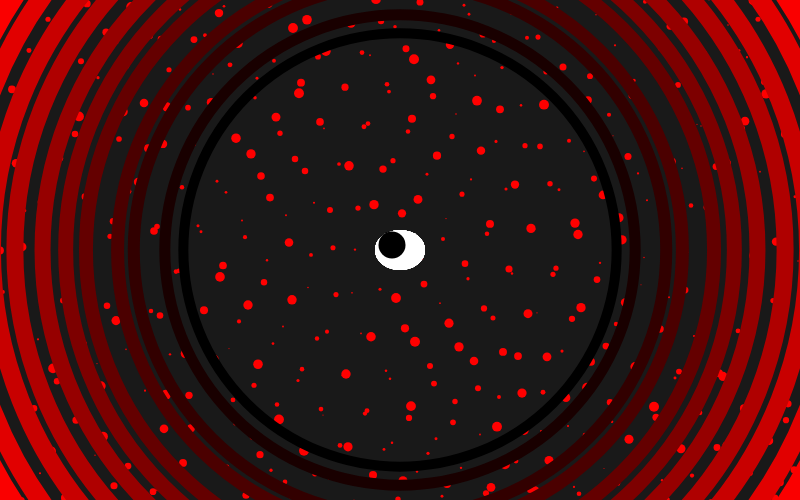
Frame 1 (no input)
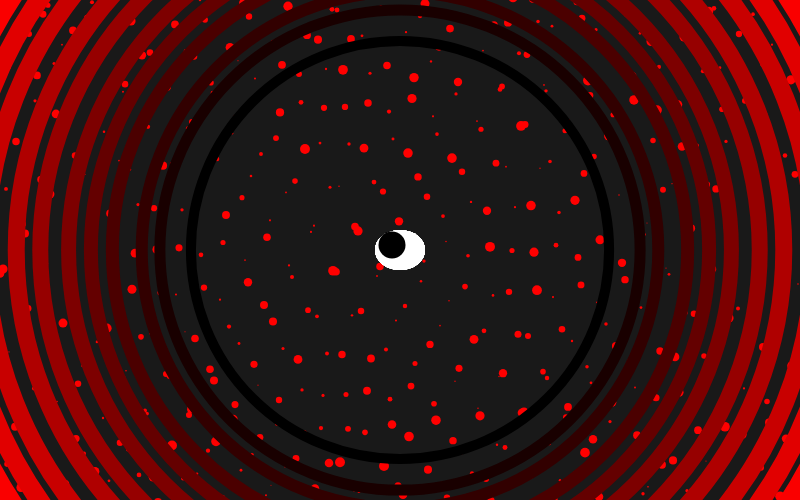
Frame 60 (no input)
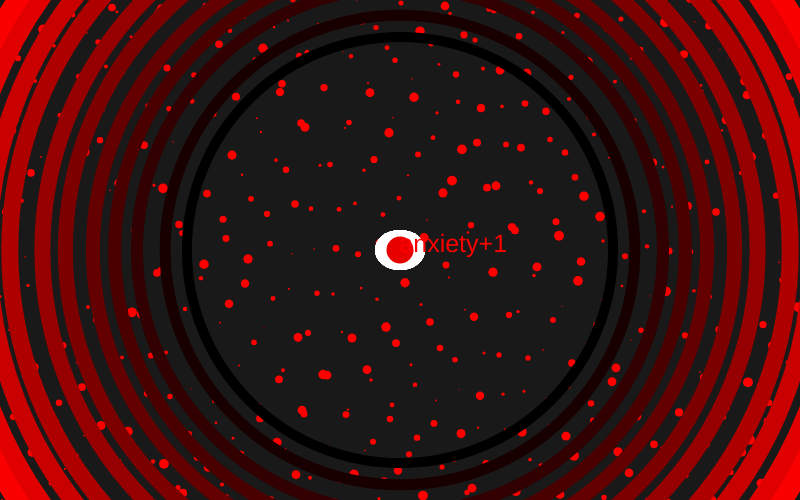
Frame 120 (the mouse pressed at the canvas centre since frame 60)

The p5.js sketch that drew these frames (run headless with seeded random() and noise() and a simulated clock; from frame 60 on, the mouse is pressed at the canvas centre):

// p5.js sketch
// ── sketch.js
/*
Template for IMA's Creative Coding Lab 

Project A: Generative Creatures
CCLaboratories Biodiversity Atlas 
*/

let clickCount = 0;
let txtX, txtY;
let txtDuration = 0;
let dotColor;
let words = ["envy+1", "anxiety+1", "anger+1", "laziness+1", "despair+1"];
let words2 = ["stop", "no more", "PLEASE", "STOP"];


let currentWord, currentWord2;

function setup() {

    createCanvas(800, 500);
    let x = 100;
    let y = 400;
    txtX = 100;
    txtY = 100;
    dotColor = color(0);
    ox = width / 2;
    oy = height / 2;
    rx = random(-3, 3);
    ry = random(-3, 3);


}

function mousePressed() {

    txtX = mouseX;
    txtY = mouseY;
    txtDuration = 60 * 2;

    currentWord = random(words);
    currentWord2 = random(words2);



    clickCount++;
}



function draw() {
    background(25);





    if (clickCount < 10) {

        //background
        for (let x = 0; x < width; x++) {
            let freq = x + frameCount * 0.0013
            let amp = 300;
            let sinValue = sin(freq) * amp;
            //let randomValue = random(-1,1)*amp;
            let y = height / 2 + sinValue
            let dia = random(1, 10);

            noStroke();
            fill(255, 0, 0)
            circle(x, y, dia)
        }



        //portal
        for (let i = 0; i < 15; i += 1) {
            noFill()
            strokeWeight(i + 10);
            stroke(i * 25, 0, 0);
            let off = noise(frameCount / 50 + i) * 50
            circle(width / 2, height / 2, 400 + i * 50 + off)
        }

        //eye
        for (let i = 0; i < 10; i += 1) {
            let x = width / 2
            let y = height / 2
            let percentage = 0.02;
            x = lerp(x, mouseX, percentage);
            y = lerp(y, mouseY, percentage);
            noStroke();
            fill(255);
            ellipse(width / 2, height / 2, 50, 40);
            dotColor = lerpColor(dotColor, mouseIsPressed ? color(255, 0, 0) : color(0), 0.02);
            fill(dotColor);

            circle(x, y, 27);

        }


    }

    //portal
    else if (clickCount < 20) {
        push()
        for (let i = 0; i < 15; i += 1) {
            let freq = frameCount * 0.1 + i;
            let r = map(sin(freq * 1.0), -1, 1, 255, 0);
            let g = map(sin(freq * 1.3), -1, 1, 255, 0);
            let b = map(sin(freq * 0.5), -1, 1, 255, 0);

            noFill()
            strokeWeight(i + 10);
            stroke(r, g, b);
            let off = noise(frameCount / 50 + i) * 50
            circle(width / 2, height / 2, 400 + i * 50 + off);
            pop();
        }






        //eyes
        noStroke();
        fill(255);

        for (let i = 0; i < 10; i++) {
            let x2 = map(noise(i * 500 + 10000, frameCount * 0.01), 0, 1, 50, width);
            let y2 = map(noise(i * 500 + 100000, frameCount * 0.01), 0, 1, 50, height - 50)

            let freq = frameCount * 0.1 + i;
            let r = map(sin(freq * 1.0), -1, 1, 255, 0);
            let g = map(sin(freq * 1.3), -1, 1, 255, 0);
            let b = map(sin(freq * 0.5), -1, 1, 255, 0);

            fill(r, g, b);
            ellipse(x2, y2, 50, 40)

            let freq2 = frameCount * 0.1 + i;
            let r2 = map(sin(freq * 3.2), -1, 1, 255, 0);
            let g2 = map(sin(freq * 2.5), -1, 1, 255, 0);
            let b2 = map(sin(freq * 1.3), -1, 1, 255, 0);

            fill(r2, g2, b2);

            circle(x2 + sin(frameCount * 0.05 + i) * 10, y2, 27);


            let r3 = map(sin(freq * 2.2), -1, 1, 255, 0);
            let g3 = map(sin(freq * 3.5), -1, 1, 255, 0);
            let b3 = map(sin(freq * 0.3), -1, 1, 255, 0);

            fill(r3, g3, b3)
            circle(x2 + sin(frameCount * 0.05 + i) * 10, y2, 20);

            let r4 = map(sin(freq * 4), -1, 1, 255, 0);
            let g4 = map(sin(freq * 5), -1, 1, 255, 0);
            let b4 = map(sin(freq * 3.7), -1, 1, 255, 0);

            fill(r4, g4, b4)
            circle(x2 + sin(frameCount * 0.05 + i) * 10, y2, 15)




        }
    }


    else if (clickCount < 30) {

        //background
        let gridSize = 50;
        let offset = random(10, -10)
        for (let y3 = 0; y3 < height; y3 += gridSize * 0.6) {
            for (let x3 = 0; x3 < width; x3 += gridSize * 2.3) {

                let dia = random(25, 30)
                noStroke();
                fill(250, 0, 255, 160);
                textSize(dia)
                text("closeGate", x3 + offset + 3, y3)

                noStroke();
                fill(0, 255, 0, 130);
                textSize(dia)
                text("closeGate", x3 + offset - 3, y3)
            }

        }



        //eye
        let x5 = random(390, 420);
        let y5 = random(250, 263);

        fill(255);
        ellipse(width / 2, height / 2, 50, 40);
        fill(0);
        circle(x5, y5, 27);

        stroke(150, 20, 20);
        strokeWeight(2);

        //blood
        for (let i = 0; i < 8; i++) {
            let x6 = width / 2 + random(-15, 15);

            line(x6, height / 2 + 25, x6 + random(-5, 5), height / 2 + 15 + frameCount * 0.3);

        }


    }


    else if (clickCount < 35) {
        push();
        randomSeed(1000);
        let offset = random(10, -80);
        // background
        for (let i = 0; i < 100; i++) {


            let x4 = 400 + random(-400, 500);
            let y4 = 400 + random(400, -400);
            let w = random(20, 350)
            let h = random(350, 90);
            let colors = [color(0), color(255, 255, 255), color(255, 0, 0), color(0, 0, 255), color(0, 255, 255), color(200, 0, 255), color(255, 255, 0)];
            fill(random(colors));
            noStroke();
            rect(x4 + offset, y4, w, h);

        }

        stroke(0);
        strokeWeight(random(0, 2));
        for (let i = 0; i < 30; i++) {
            let x7 = random(width)
            line(x7, 0, x7, random(height));

        }



    }

    if (clickCount < 10) {
        if (txtDuration > 0) {
            let a = map(txtDuration, 60, 0, 255, 0);
            fill(255, 0, 0, a)
            noStroke();
            strokeWeight(2);
            textSize(25)
            text("anxiety+1", txtX + random(-3, 3), txtY + random(-3, 3));
            txtDuration--;
        }
    }


    else if (clickCount < 20) {
        if (txtDuration > 0) {
            push();
            let a = map(txtDuration, 60, 0, 255, 0);
            fill(random(255), random(255), random(255), a);
            noStroke();
            textSize(25)
            text(currentWord, txtX + random(-3, 3), txtY + random(-3, 3));
            txtDuration--;
            pop();

        }
    }
    else if (clickCount < 30) {
        if (txtDuration > 0) {
            let a = map(txtDuration, 60, 0, 255, 0);
            push();
            fill(255, 0, 0, a);
            noStroke();

            textSize(25)
            text(currentWord2, txtX + random(-3, 3), txtY + random(-3, 3));
            txtDuration--;
            pop()

        }

    }
    else if (clickCount < 35) {

        if (txtDuration > 0) {
            let a = map(txtDuration, 60, 0, 255, 0);
            push();
            fill(255, 0, 0, a);
            noStroke();
            textSize(25)
            text("OVERLOAD: TOXIC EMOTION CAPACITY EXCEEDED", txtX, txtY);
            txtDuration--;

        }
    }


    else if (clickCount >= 35) {
        background(0);



        let x9 = width / 2;
        let y9 = height / 2;

        x9 = x9 + random(-3, 3);
        y9 = y9 + random(-3, 3);
        textSize(50);
        fill(255, 0, 0)
        text("I SEE YOU ", x9, y9)



        rx = rx + random(-2.5, 1.5);
        ry = ry + random(-2.5, 1.5);

        ox = ox + rx;
        oy = oy + ry;

        if (ox < 0 || ox > width) {
            rx = rx * -1;
        }
        if (oy < 0 || oy > height) {
            ry = ry * -1;
        }
        push();
        translate(ox, oy)
        rotate(frameCount * 0.004);
        fill(0);
        circle(0, 0, 200);




        stroke(0)
        fill(255);
        ellipse(10, 0, 60, 30);
        fill(0);
        circle(10, 0, 25);
        fill(255);
        ellipse(-10, 10, 40, 20);
        fill(0);
        circle(-10, 10, 10);
        fill(255);
        ellipse(20, 0, 50, 30);
        fill(0);
        circle(20, 0, 20);
        fill(255);
        ellipse(30, 40, 60, 30);
        fill(0);
        circle(30, 40, 20);
        fill(255);
        ellipse(-60, -49, 60, 40);
        fill(0)
        circle(-60, -49, 20);
        fill(255);
        ellipse(50, -50, 45, 25);
        fill(0);
        circle(50, -50, 10);
        fill(255);
        ellipse(60, -45, 30, 19);
        fill(0);
        circle(60, -45, 8);
        fill(255);
        ellipse(0, -75, 50, 30);
        fill(255);
        ellipse(-30, +10, 45, 25);
        fill(0);
        circle(-30, 10, 10);
        fill(255);
        ellipse(80, 45, 60, 40);
        fill(0);
        circle(80, 45, 20);
        fill(255);
        ellipse(75, -30, 50, 25);
        fill(0);
        circle(75, -30, 10);
        fill(255);
        ellipse(-50, 60, 40, 20);
        fill(0);
        circle(-50, 60, 10);

        stroke(150, 0, 0);
        strokeWeight(random(1, 4));
        for (let i = 0; i < 10; i++) {

            line(0, 0, random(-100, 100), random(-100, 100));
        }


        pop();

    }




    //stroke(255)
    //strokeWeight(1)
    //fill(255)
    //textSize(10)
    //text(round(mouseX),10,20)
    //text(round(mouseY),10,40)


}
